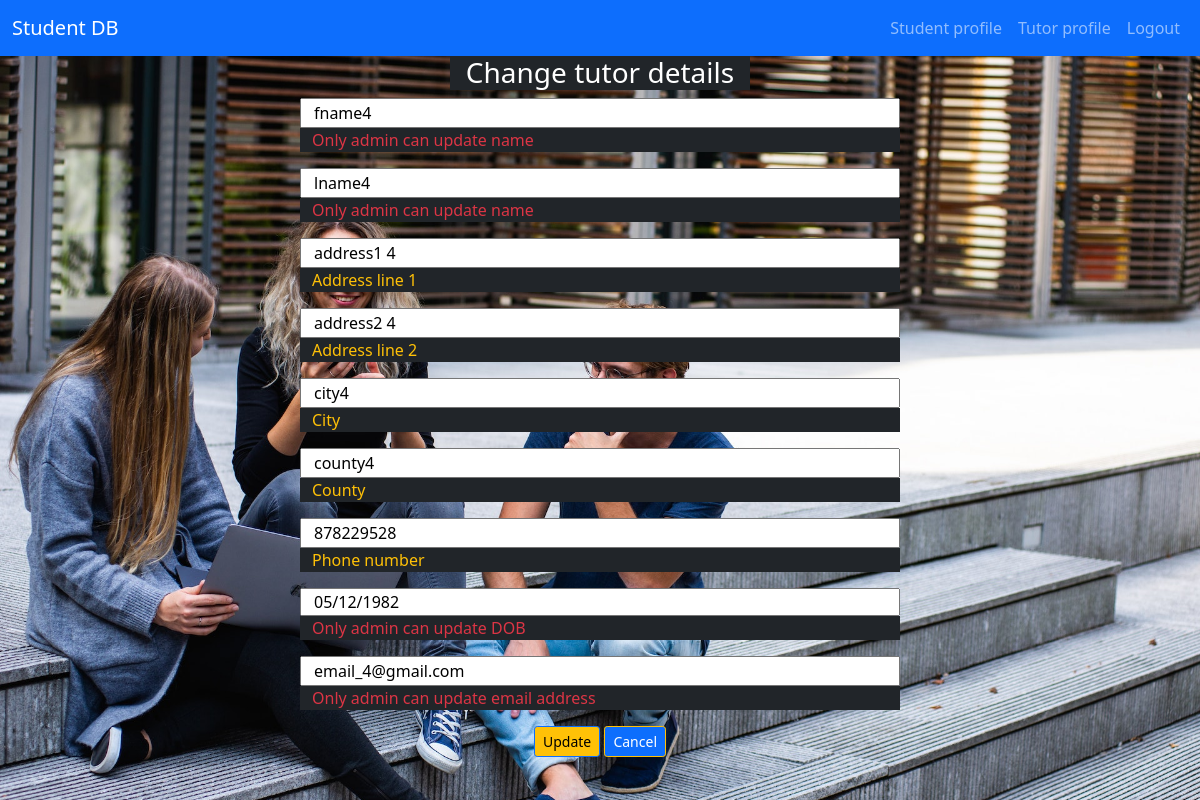
/update_tutor_profile/5 (signed in), run on the app's committed database.
### application/models.py (models this page shows, shortened)
class Tutors(db.Model):
    id = db.Column(db.Integer, primary_key=True)
    t_modules = db.relationship('Modules', cascade="all,delete", backref='tutors') # FK ref Modules
    tutor_fname = db.Column(db.String(30), nullable=False)
    tutor_lname = db.Column(db.String(30), nullable=False)
    tutor_address1 = db.Column(db.String(50), nullable=False)
    tutor_address2 = db.Column(db.String(50), nullable=False)
    tutor_city = db.Column(db.String(30), nullable=False)
    tutor_county = db.Column(db.String(30), nullable=False)
    tutor_phone = db.Column(db.String(20), nullable=False)
    tutor_DOB = db.Column(db.Date, nullable=False)
    tutor_email = db.Column(db.String(50), nullable=False)
    tutor_password_ff = db.Column(db.String(50), nullable=False)
    authority_lvl = db.Column(db.Integer, nullable=False)

### application/routes.py (the view, shortened to what this page needs)
@app.route("/update_tutor_profile/<int:tutor_id>", methods=["GET", "POST"])
def update_tutor_profile(tutor_id):
    if session['user_email']:
        form = TutorForm()
        tutor = Tutors.query.filter_by(id=tutor_id).first()
    return render_template("update_tutor_profile.html", form=form, tutor=tutor)

### templates/update_tutor_profile.html (shortened to what this page needs)
{% extends "base.html" %}
{% block content %}
<h3 class="mx-auto text-center bg-dark w-25">Change tutor details</h3>
    <div class="row m-auto w-50">
        <div class="">
            <div class="">
                <div class="row">
                    <form class="" method="POST" action="{{ url_for('update_tutor_profile', tutor_id=tutor.id) }}">
                        <div class="row">
                            {% if session['user_email'] == "admin@admin.com" %}
                            {{ form.tutor_fname(class="form-input small-input", value=tutor.tutor_fname) }}
                            <span class="text-warning bg-dark">Forename</span>
                            {% else %}
                            {{ form.tutor_fname(readonly=true, class="form-input small-input", value=tutor.tutor_fname) }}
                            <span class="text-danger bg-dark">Only admin can update name</span>
                            {% endif %}
                        </div>
                        <div class="row">
                            {% if session['user_email'] == "admin@admin.com" %}
                            {{ form.tutor_lname(class="form-input small-input", value=tutor.tutor_lname) }}
                            <span class="text-warning bg-dark">Surname</span>
                            {% else %}
                            {{ form.tutor_lname(readonly=true, class="form-input small-input", value=tutor.tutor_lname) }}
                            <span class="text-danger bg-dark">Only admin can update name</span>
                            {% endif %}
                        </div>
                        <div class="row">
                            {{ form.tutor_address1(class="form-input small-input", value=tutor.tutor_address1) }}
                            <span class="text-warning bg-dark">Address line 1</span>
                        </div>
                        <div class="row">
                        {{ form.tutor_address2(class="form-input small-input", value=tutor.tutor_address2) }}
                        <span class="text-warning bg-dark">Address line 2</span>
                        </div>
                        <div class="row">
                            {{ form.tutor_city(class="form-input small-input", value=tutor.tutor_city) }}
                            <span class="text-warning bg-dark">City</span>
                        </div>
                        <div class="row">
                            {{ form.tutor_county(class="form-input small-input", value=tutor.tutor_county) }}
                            <span class="text-warning bg-dark">County</span>
                        </div>
                        <div class="row">
                            {{ form.tutor_phone(class="form-input small-input", value=tutor.tutor_phone) }}
                            <span class="text-warning bg-dark">Phone number</span>
                        </div>
                        <div class="row">
                            {% if session['user_email'] == "admin@admin.com" %}
                            {{ form.tutor_DOB(class="form-input small-input", value=tutor.tutor_DOB) }}
                            <span class="text-warning bg-dark">Date of birth</span>
                            {% else %}
                            {{ form.tutor_DOB(readonly=true, class="form-input small-input", value=tutor.tutor_DOB) }}
                            <span class="text-danger bg-dark">Only admin can update DOB</span>
                            {% endif %}
                        </div>
                        <div class="row">
                            {% if session['user_email'] == "admin@admin.com" %}
                            {{ form.tutor_email(class="form-input small-input", value=tutor.tutor_email) }}
                            <span class="text-warning bg-dark">Email address</span>
                            {% else %}
                            {{ form.tutor_email(readonly=true, class="form-input small-input", value=tutor.tutor_email) }}
                            <span class="text-danger bg-dark">Only admin can update email address</span>
                            {% endif %}
                        </div>
                        <div class="text-center">
                        <button type="submit" class="btn btn-warning border-primary btn-sm">
                            Update
                        </button>
                        {% if session['user_email'] == "admin@admin.com" %}
                            {% if tutor.tutor_email != "admin@admin.com" %}
                        <a href="{{ url_for('delete_tutor', tutor_id=tutor.id) }}" class="btn btn-danger border-warning btn-sm">Delete</a>
                            {% else %}
                            {% endif %}
                        <a href="{{ url_for('tutor_profile') }}" class="btn btn-primary border-warning btn-sm">Cancel</a>
                        {% else %}
                        <a href="{{ url_for('tutor_profile') }}" class="btn btn-primary border-warning btn-sm">Cancel</a>
                        {% endif %}
                        </div>
                    </form>
                </div>
            </div>
        </div>
    </div>
{% endblock %}

### static/css/style.css (style rules this page uses)
body { color: white; }

### data on the page
Tutors: tutor_fname "fname4", tutor_lname "lname4", tutor_address1 "address1 4", tutor_address2 "address2 4", tutor_city "city4", tutor_county "county4", tutor_phone "878229528", tutor_DOB "05/12/1982", tutor_email "email_4@gmail.com"
